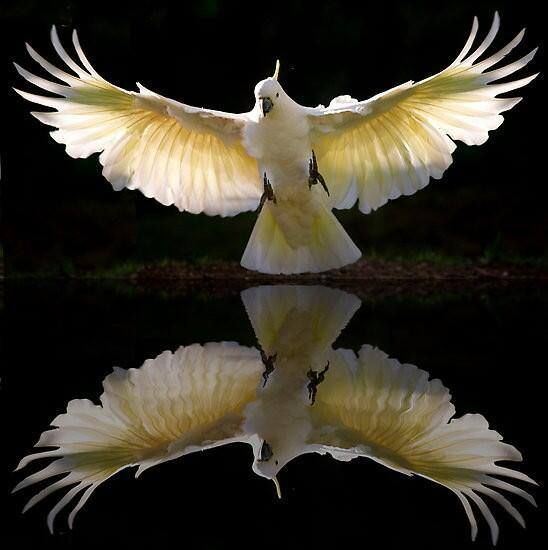
#> input picture funnywildlife.jpeg, 548 x 550 px
$ jupyter execute 'Edge Detection.ipynb'   (older library calls are emulated)
#> lines starting #> are read from the running program, lines starting #| are printed output that depends on the picture
EDGE DETECTION

Nama    : Rizki Muhammad Syarif

NIM     : 1207070111

Kelas   : TKK

Filter Sobel

[cell 1]
import cv2
import numpy as np
from matplotlib import pyplot as plt
from skimage import data

[cell 2]
img = cv2.imread('funnywildlife.jpeg', 0)
#> img: shape (550, 548); min 0, max 255, mean 50.4

[cell 3]
img_sobelx = cv2.Sobel(img, cv2.CV_8U, 1, 0, ksize=5)
img_sobely = cv2.Sobel(img, cv2.CV_8U, 0, 1, ksize=5)
img_sobel = img_sobelx + img_sobely
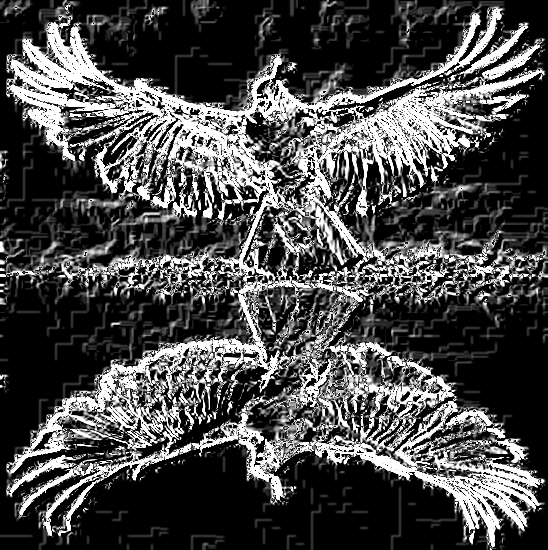
#> img_sobel: shape (550, 548); min 0, max 255, mean 73.2

[cell 4]
fig, axes = plt.subplots(4, 2, figsize=(20, 20))

ax = axes.ravel()

ax[0].imshow(img, cmap = 'gray')
ax[0].set_title("Citra Input")
ax[1].hist(img.ravel(), bins = 256)
ax[1].set_title("Histogram Citra Input")

ax[2].imshow(img_sobelx, cmap='gray')
ax[2].set_title("Citra Output Sobel X")
ax[3].hist(img_sobelx.ravel(), bins=256)
ax[3].set_title("Histogram Citra Output Sobel X")

ax[4].imshow(img_sobely, cmap='gray')
ax[4].set_title("Citra Output Sobel Y")
ax[5].hist(img_sobely.ravel(), bins=256)
ax[5].set_title("Histogram Citra Output Sobel Y")

ax[6].imshow(img_sobel, cmap='gray')
ax[6].set_title("Citra Output Sobel")
ax[7].hist(img_sobel.ravel(), bins=256)
ax[7].set_title("Histogram Citra Output Sobel")

fig.tight_layout()
#> figure, not shown here; panel 2: tallest bar 68147 high, from x = 0 to 0.996; panel 4: tallest bar 194012 high, from x = 0 to 0.996; panel 6: tallest bar 192470 high, from x = 0 to 0.996; panel 8: tallest bar 136064 high, from x = 0 to 0.996

Filter Prewitt

[cell 5]
import cv2
import numpy as np
from matplotlib import pyplot as plt
from skimage import data

[cell 6]
kernelx = np.array([[1, 1, 1], [0, 0, 0], [-1, -1, -1]])
kernely = np.array([[-1, 0, 1], [-1, 0, 1], [-1, 0, 1]])

img_prewittx = cv2.filter2D(img, -1, kernelx)
img_prewitty = cv2.filter2D(img, -1, kernely)
img_prewitt = img_prewittx + img_prewitty

[cell 7]
fig, axes = plt.subplots(4, 2, figsize=(20, 20))
ax = axes.ravel()

ax[0].imshow(img, cmap = 'gray')
ax[0].set_title("Citra Input")
ax[1].hist(img.ravel(), bins = 256)
ax[1].set_title("Histogram Citra Input")

ax[2].imshow(img_prewittx, cmap = 'gray')
ax[2].set_title("Citra Output Prewitt X")
ax[3].hist(img_prewittx.ravel(), bins = 256)
ax[3].set_title("Histogram Citra Output Prewitt X")

ax[4].imshow(img_prewitty, cmap = 'gray')
ax[4].set_title("Citra Output Prewitt Y")
ax[5].hist(img_prewitty.ravel(), bins = 256)
ax[5].set_title("Histogram Citra Output Prewitt Y")

ax[6].imshow(img_prewitt, cmap = 'gray')
ax[6].set_title("Citra Output Prewitt")
ax[7].hist(img_prewitt.ravel(), bins = 256)
ax[7].set_title("Histogram Citra Output Prewitt")

fig.tight_layout()
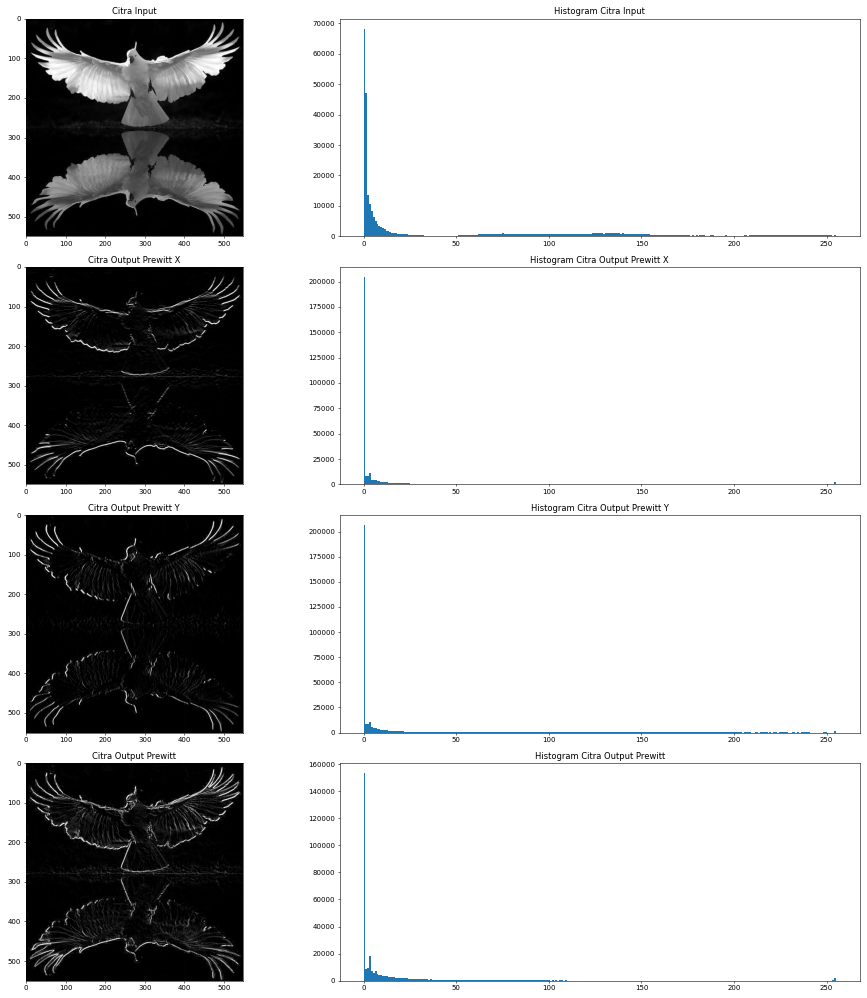
#> figure drawn by matplotlib, 8 panels; panel 2: tallest bar 68147 high, from x = 0 to 0.996; panel 4: tallest bar 204380 high, from x = 0 to 0.996; panel 6: tallest bar 206331 high, from x = 0 to 0.996; panel 8: tallest bar 153235 high, from x = 0 to 0.996

Filter Canny

[cell 8]
import cv2
import numpy as np
from matplotlib import pyplot as plt
from skimage import data

[cell 9]
#canny
img_canny = cv2.Canny(img,100,200)
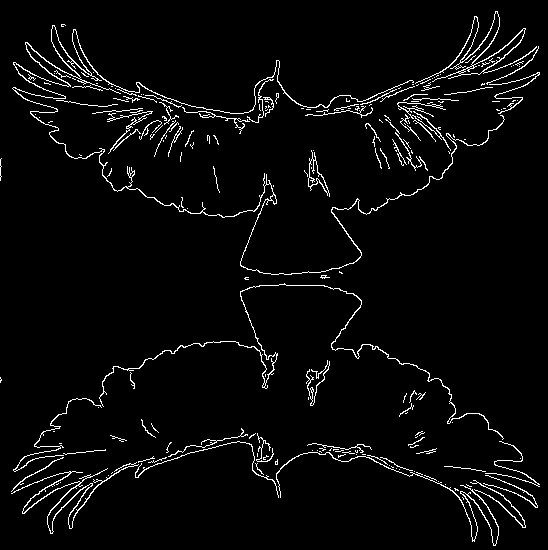
#> img_canny: shape (550, 548); 3.6% white in thin lines or dots

[cell 10]
fig, axes = plt.subplots(2, 2, figsize=(20, 20))
ax = axes.ravel()

ax[0].imshow(img, cmap = 'gray')
ax[0].set_title("Citra Input")
ax[1].hist(img.ravel(), bins = 256)
ax[1].set_title("Histogram Citra Input")

ax[2].imshow(img_canny, cmap = 'gray')
ax[2].set_title("Citra Output")
ax[3].hist(img_canny.ravel(), bins = 256)
ax[3].set_title("Histogram Citra Output")
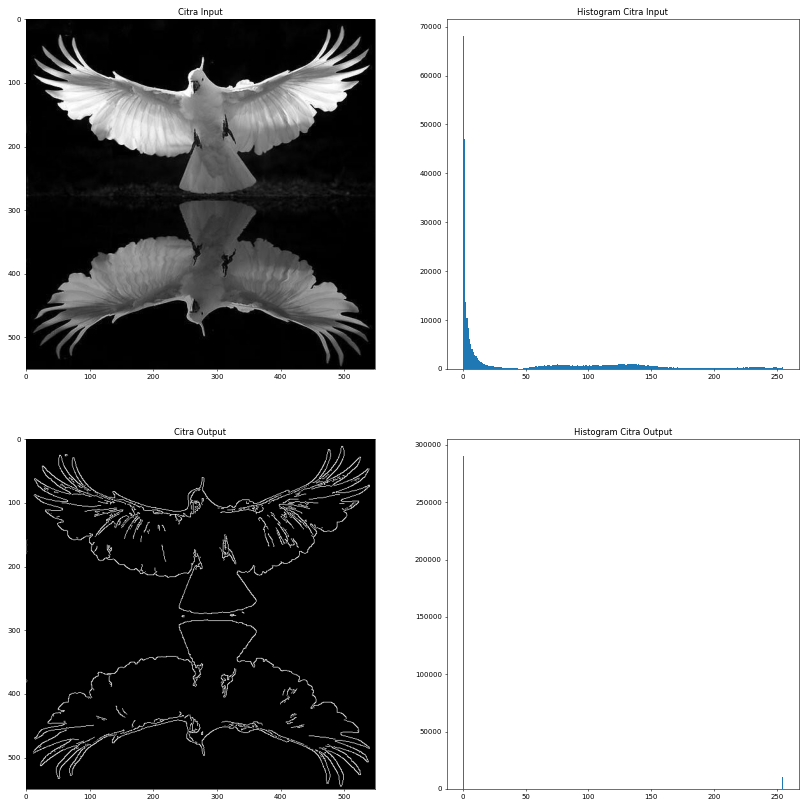
#> figure drawn by matplotlib, 4 panels; panel 2: tallest bar 68147 high, from x = 0 to 0.996; panel 4: tallest bar 290518 high, from x = 0 to 0.996

Filter Laplacian

[cell 11]
import cv2
from matplotlib import pyplot as plt

#baca gambar
img0= cv2.imread('Oyen.jpeg',)
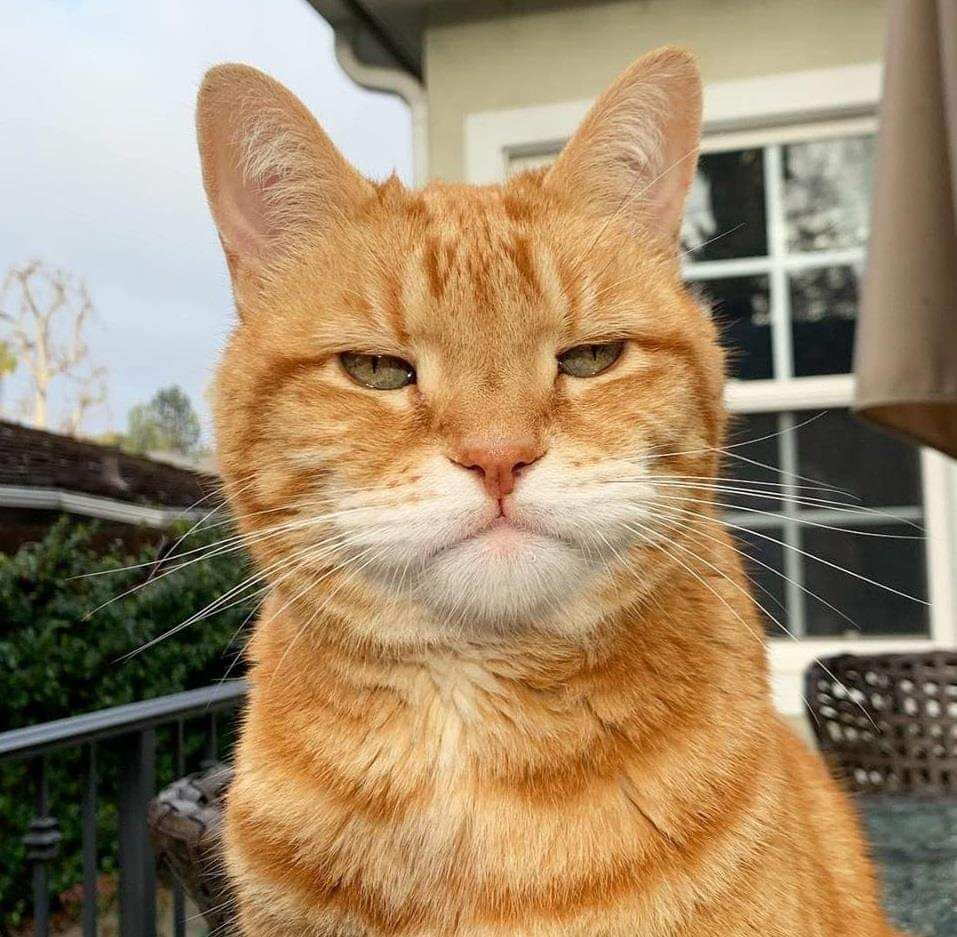
#> input picture Oyen.jpeg, 957 x 937 px
#> img0 is the input picture: shape (937, 957, 3); mean B, G, R 106.6, 137.4, 160.9

# konversi ke gray
gray = cv2.cvtColor(img0, cv2.COLOR_BGR2GRAY)
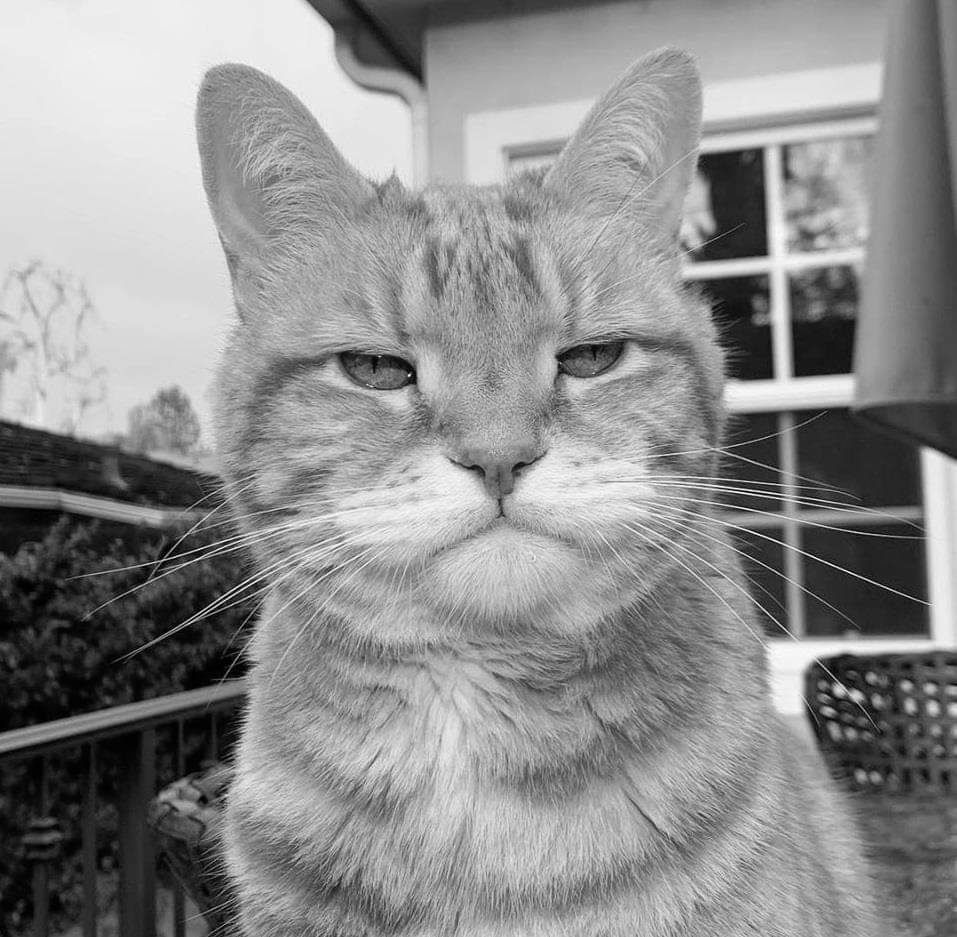
#> gray: shape (937, 957); min 0, max 255, mean 140.9

# hilangkan noise
img = cv2.GaussianBlur(gray, (3, 3), 0)
#> img: shape (937, 957)

# konvolusi dengan kernel
laplacian = cv2.Laplacian (img,cv2.CV_64F)
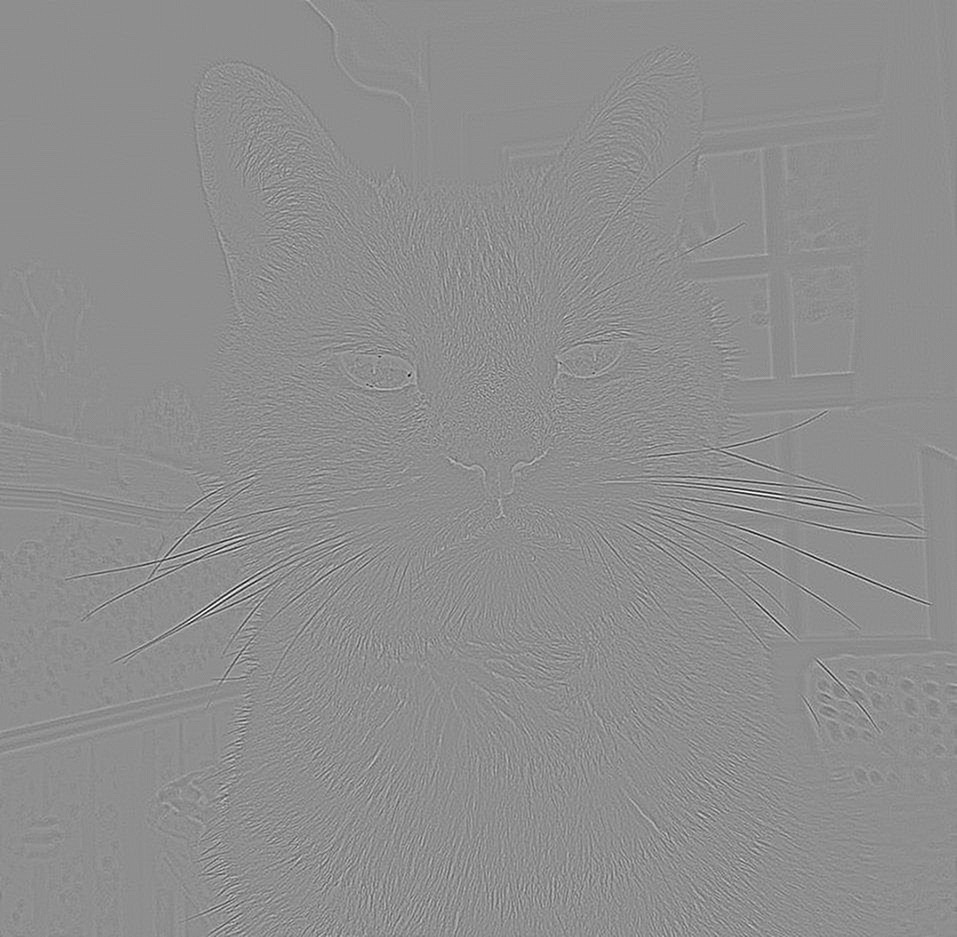
#> laplacian: shape (937, 957) float64; min -153, max 121, mean 0; drawn with min black and max white

#tampilkan dengan matplotlib
plt.subplot(1, 2, 1), plt.imshow(img, cmap='gray')
plt.title('Original'), plt.xticks([]), plt.yticks([])
plt.subplot(1, 2, 2), plt.imshow(laplacian, cmap='gray')
plt.title('Laplacian'), plt.xticks([]), plt.yticks([])
plt.show()

[cell 12]
import cv2

# Load citra
img = cv2.imread('Oyen.jpeg',0)
#> img: shape (937, 957); min 0, max 255, mean 140.9

# aplikasikan gaussian
blur = cv2.GaussianBlur(img, (3,3),0)

# aplikasikan laplacian
laplacian = cv2.Laplacian(blur, cv2.CV_64F)
laplacian1 = laplacian / laplacian.max()

cv2.imshow('Laplacian-gaussian', laplacian1)
cv2.waitKey(0)
